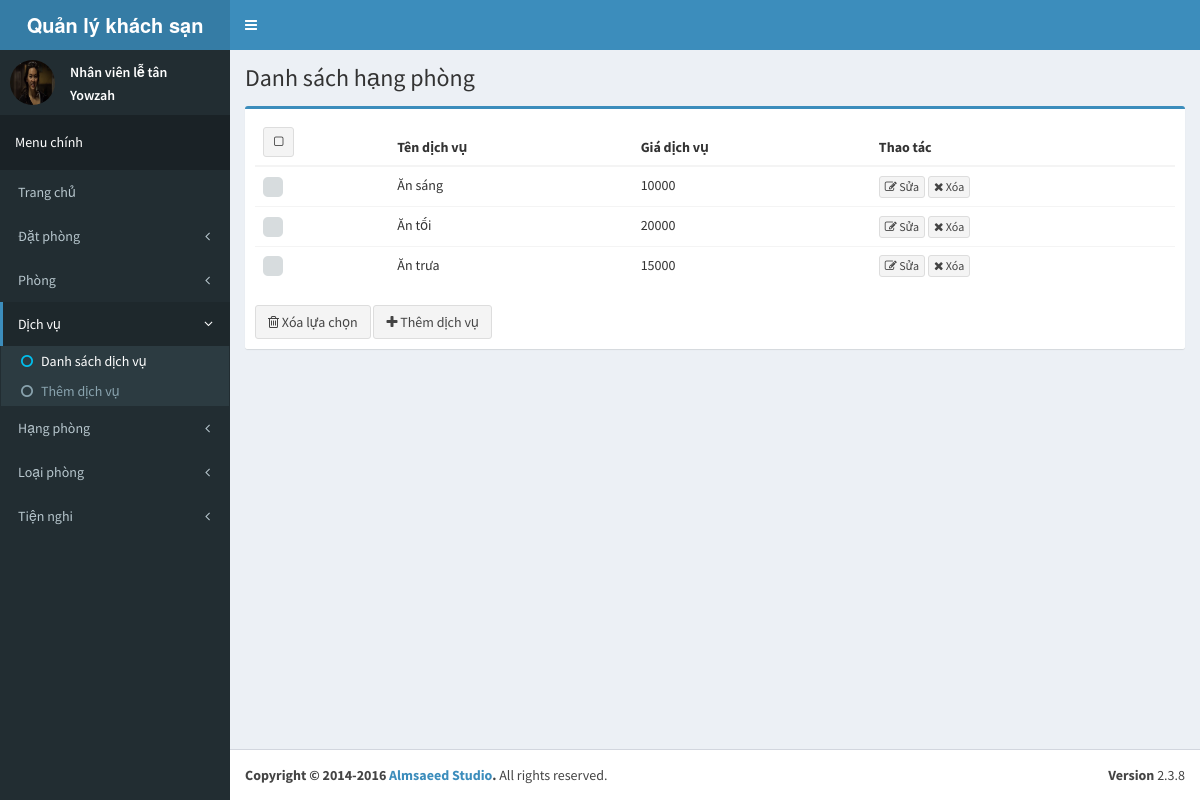
/admin/service, run on the app's committed database.
### tables this page shows
CREATE TABLE `service` (
  `service_id` int(11) NOT NULL AUTO_INCREMENT,
  `service` varchar(255) DEFAULT NULL,
  `price` int(11) DEFAULT NULL,
  PRIMARY KEY (`service_id`)
);

### application/core/MY_Controller.php (called while the page is built, shortened)
<?php defined('BASEPATH') OR exit('No direct script access allowed');
class MY_Controller extends CI_Controller
{
    protected $data = array();
    function __construct()
    {
        $this->data['page_title'] = 'CI_App';
        $this->data['before_head'] = '';
        $this->data['before_body'] = '';
    }
    protected function render($the_view = NULL, $template = 'master')
    {
        if ($template == 'json' || $this->input->is_ajax_request()) {
            header('Content-Type: application/json');
            echo json_encode($this->data);
        } else {
            $this->data['the_view_content'] = (is_null($the_view)) ? '' : $this->load->view($the_view, $this->data, TRUE);;
            $this->load->view('templates/' . $template . '_view', $this->data);
        }
    }
}
class Admin_Controller extends MY_Controller
{
    protected function render($the_view = NULL, $template = 'admin_master')
    {
        parent::render($the_view, $template);
    }
}

### index.php (called while the page is built, shortened)
<?php
require_once BASEPATH.'core/CodeIgniter.php';

### application/config/config.php (called while the page is built, shortened)
<?php
$config['base_url'] = 'http://localhost:8080/qlks/';
$config['index_page'] = '';
$config['uri_protocol']	= 'REQUEST_URI';
$config['url_suffix'] = '';
$config['language']	= 'english';
$config['charset'] = 'UTF-8';
$config['enable_hooks'] = FALSE;
$config['subclass_prefix'] = 'MY_';
$config['composer_autoload'] = FALSE;
$config['permitted_uri_chars'] = 'a-z 0-9~%.:_\-';
$config['enable_query_strings'] = FALSE;
$config['controller_trigger'] = 'c';
$config['function_trigger'] = 'm';
$config['directory_trigger'] = 'd';
$config['allow_get_array'] = TRUE;
$config['log_threshold'] = 0;
$config['log_path'] = '';
$config['log_file_extension'] = '';
$config['log_file_permissions'] = 0644;
$config['log_date_format'] = 'Y-m-d H:i:s';
$config['error_views_path'] = '';
$config['cache_path'] = '';
$config['cache_query_string'] = FALSE;
$config['encryption_key'] = 'doctor';
$config['sess_driver'] = 'files';
$config['sess_cookie_name'] = 'ci_session';
$config['sess_expiration'] = 7200;
$config['sess_save_path'] = NULL;
$config['sess_match_ip'] = FALSE;
$config['sess_time_to_update'] = 300;
$config['sess_regenerate_destroy'] = FALSE;
$config['cookie_prefix']	= '';
$config['cookie_domain']	= '';
$config['cookie_path']		= '/';
$config['cookie_secure']	= FALSE;
$config['cookie_httponly'] 	= FALSE;
$config['standardize_newlines'] = FALSE;
$config['global_xss_filtering'] = FALSE;
$config['csrf_protection'] = FALSE;
$config['csrf_token_name'] = 'csrf_test_name';
$config['csrf_cookie_name'] = 'csrf_cookie_name';
$config['csrf_expire'] = 7200;
$config['csrf_regenerate'] = TRUE;
$config['csrf_exclude_uris'] = array();
$config['compress_output'] = FALSE;
$config['time_reference'] = 'local';
$config['rewrite_short_tags'] = FALSE;
$config['proxy_ips'] = '';

### application/models/admin/Model_service.php (called while the page is built, shortened)
<?php defined('BASEPATH') OR exit('No direct script access allowed');
class Model_service extends CI_Model
{
    public function get_list($start, $limit)
    {
        return $this->db->select('service_id, service, price')
            ->from('service')
            ->limit($limit, $start)
            ->order_by('service', 'ASC')
            ->get()->result_array();
    }
}

### application/views/admin/service/list_view.php (the view, shortened to what this page needs)
<div class="row">
    <div class="col-xs-12">
        <div class="box box-primary">
            <?php
            $att = array('role' => 'form');
            echo form_open('', $att);
            ?>
            <div class="box-body">
                <table id="example2" class="table table-hover">
                    <thead>
                    <tr>
                        <th>
                            <button type="button" class="btn btn-default btn-sm checkbox-toggle"><i
                                        class="fa fa-square-o"></i></button>
                        </th>
                        <th>Tên dịch vụ</th>
                        <th>Giá dịch vụ</th>
                        <th>Thao tác</th>
                    </tr>
                    </thead>
                    <tbody>
                    <?php
                    if (isset($list_service) && count($list_service)) {
                        foreach ($list_service as $key => $val) {
                            ?>
                            <tr>
                                <td><input type="checkbox" name="checkbox[]" value="<?php echo $val['service_id']; ?>">
                                </td>
                                <td><?php echo htmlspecialchars($val['service']); ?></td>
                                <td><?php echo htmlspecialchars($val['price']); ?></td>
                                <td>
                                    <a href="<?php echo base_url(); ?>admin/service/edit/<?php echo $val['service_id']; ?>">
                                        <button type="button" class="btn btn-default btn-xs"><i
                                                    class="fa fa-edit"></i> Sửa
                                        </button>
                                    </a>
                                    <a href="<?php echo base_url(); ?>admin/service/del/<?php echo $val['service_id']; ?>">
                                        <button type="button" class="btn btn-default btn-xs del-btn"><i
                                                    class="fa fa-times"></i> Xóa
                                        </button>
                                    </a>
                                </td>
                            </tr>
                            <?php
                        }
                    } else {
                        echo '<tr><td colspan="3">Không có dữ liệu</td></tr>';
                    }
                    ?>
                    </tbody>
                </table>
            </div>
            <div class="box-footer no-border">
                <button type="submit" name="btn-delete" value="btn-delete" class="btn btn-default" id="del-list"><i
                            class="fa fa-trash-o"></i> Xóa lựa chọn
                </button>
                <a href="<?php echo base_url(); ?>admin/service/add">
                    <button type="button" class="btn btn-default"><i class="fa fa-plus"></i> Thêm dịch vụ</button>
                </a>
            </div>
            <?php echo form_close(); ?>
        </div>
    </div>
</div>

### data on the page
service: service "Ăn sáng", price "10000"
service: service "Ăn tối", price "20000"
service: service "Ăn trưa", price "15000"

### other printed values
$content_header "Danh sách hạng phòng"
